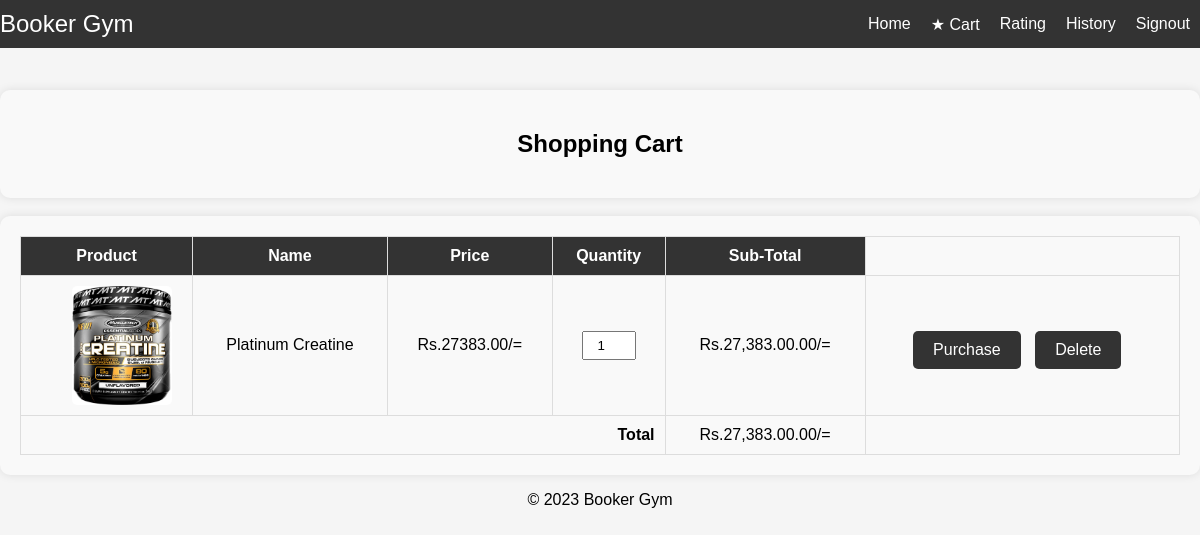
Screenshot of /Cart.php (signed in) with the database file from the repository.
### tables this page shows
CREATE TABLE `cart` (
  `cartID` varchar(100) NOT NULL,
  `customerID` varchar(100) NOT NULL,
  `supplementName` varchar(500) NOT NULL,
  `picture` varchar(500) NOT NULL,
  `price` int(11) NOT NULL,
  `quantity` int(11) NOT NULL
);

### Cart.php (the view, shortened to what this page needs)
<!DOCTYPE html>
<html lang="en">
<head>
    <link href='https://unpkg.com/boxicons@2.1.4/css/boxicons.min.css' rel='stylesheet'>
    <link rel="stylesheet" href="Homestyle.css">
    <link rel="stylesheet" href="stylerate.css">
    <link rel="stylesheet" href="Cart.css">
</head>
<body>
<header>
        <div class="logo">Booker Gym</div>
        <nav>
            <ul>
                <li><a href="Home.php">Home</a></li>
                <li><a href="Cart.php">&#9733 Cart</a></li>
                <li><a href="rate.php">Rating</a></li>
                <li><a href="History.php">History</a></li>
                <li><a href="Logout.php">Signout</a></li>
            </ul>
        </nav>
</header>
<br><br><br><br><br>
<div class="cart">
<div class="heading">
        <h2>Shopping Cart</h2>
    </div>
</div>
<br>
    <div class="cart">
    <div class="small-container">
        <table>
            <tr>
                <th>Product</th>
                <th>Name</th>
                <th>Price</th>
                <th>Quantity</th>
                <th>Sub-Total</th>
            </tr>
            <?php
            $con = mysqli_connect("localhost","root","","bookergym","3306");
            $email = $_SESSION["userName"];
            $sql ="SELECT * FROM `cart` WHERE customerID = (SELECT customerID FROM customer WHERE email = '$email') ";
            $result = mysqli_query($con,$sql);
            $totalPrice = 0;
            if(mysqli_num_rows($result)>0)
            {
                while($row = mysqli_fetch_assoc($result))
                {
                    $itemTotal = $row["price"] * $row["quantity"];
                    $totalPrice += $itemTotal;
                    ?>
                                <tr>
                                <td>
                                    <div class="cart-info">
                                        <img src="<?php echo $row["picture"]; ?>">
                                    </div>
                                </td>
                                <td><?php echo $row["supplementName"]; ?></td>
                                <td>Rs.<?php echo $row["price"]; ?>.00/=</td>
                                <td>
                                    <input type="number" name="quantity" value="<?php echo $row["quantity"]; ?>" min="1" onchange="updateQuantity(<?php echo $row['cartID']; ?>, this.value)">
                                </td>
                                <td>Rs.<?php echo number_format($itemTotal, 2); ?>.00/=</td>
                                <td>
                                    <button id="submit" class="buy-btn" ><a href="Purchase.php?id=<?php echo $row["cartID"]; ?>">Purchase</a></button>
                                    <button id="submit" class="remove-btn"><a href="DeleteCart.php?id=<?php echo $row["cartID"]; ?>">Delete</a></button>
                                </td>
                            </tr>
                    <?php
                }
            }
            ?>
            <tr>
                <td colspan="4" style="text-align: right; font-weight: bold;">Total</td>
                <td>Rs.<?php echo number_format($totalPrice, 2); ?>.00/=</td>
                <td></td>
            </tr>
        </table>
    </div>
    </div>
    <footer>
        <p>© 2023 Booker Gym</p>
    </footer>
</body>
</html>

### Homestyle.css (style rules this page uses)
body { font-family: Arial, sans-serif; margin: 0; padding: 0; background-color: #f5f5f5; text-align: center; }
img { max-width: 100%; height: auto; display: block; margin: 0 auto; }
header { background-color: #333; color: #fff; padding: 10px 0; display: flex; justify-content: space-between; align-items: center; position: fixed; width: 100%; z-index: 1000; }
.logo { font-size: 24px; }
nav ul { list-style-type: none; margin: 0; padding: 0; display: flex; }
nav li { margin: 0 10px; }
nav a { text-decoration: none; color: #fff; font-size: 16px; }

### stylerate.css (style rules this page uses)
h2 { color:#000000; }
button { margin-top: 10px; margin-right: 10px; padding: 10px; font-size: 15px; border-radius: 10px; background-color: #ff8c00; color: #fff; border: none; cursor: pointer; }

### Cart.css (style rules this page uses)
.cart { max-width: 1200px; margin: 0 auto; padding: 20px; background-color: #f9f9f9; border-radius: 10px; box-shadow: 0 0 10px rgba(0, 0, 0, 0.1); }
.heading { text-align: center; margin-bottom: 20px; }
table { width: 100%; border-collapse: collapse; }
table, th, td { border: 1px solid #ddd; }
th, td { padding: 10px; text-align: center; }
th { background-color: #333; color: white; }
.cart-info { display: flex; align-items: center; }
.cart-info img { max-width: 100px; border-radius: 5px; margin-right: 10px; }
input[type="number"] { width: 40px; padding: 5px; text-align: center; }
.buy-btn, .remove-btn { border: none; padding: 10px 20px; font-size: 16px; cursor: pointer; border-radius: 5px; color: white; background-color: #333; transition: background-color 0.3s, color 0.3s; text-decoration: none; }
.buy-btn a, .remove-btn a { color: white; text-decoration: none; }

### rows the page displays
cart: picture (picture), supplementName "Platinum Creatine", price "27383", quantity "1", itemTotal "27,383.00"

### other values shown
$totalPrice "27,383.00"
